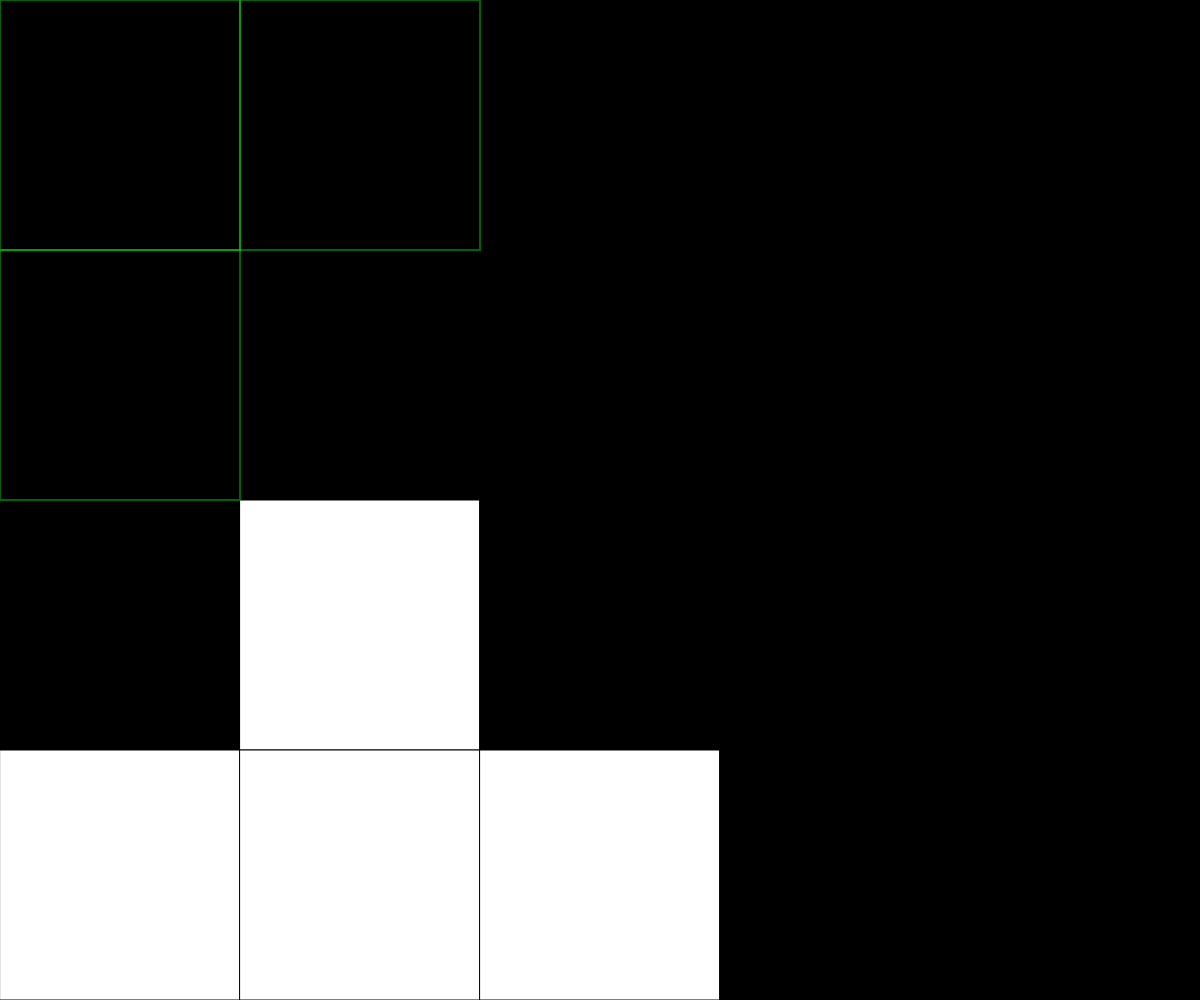
Frame 1 (no input)
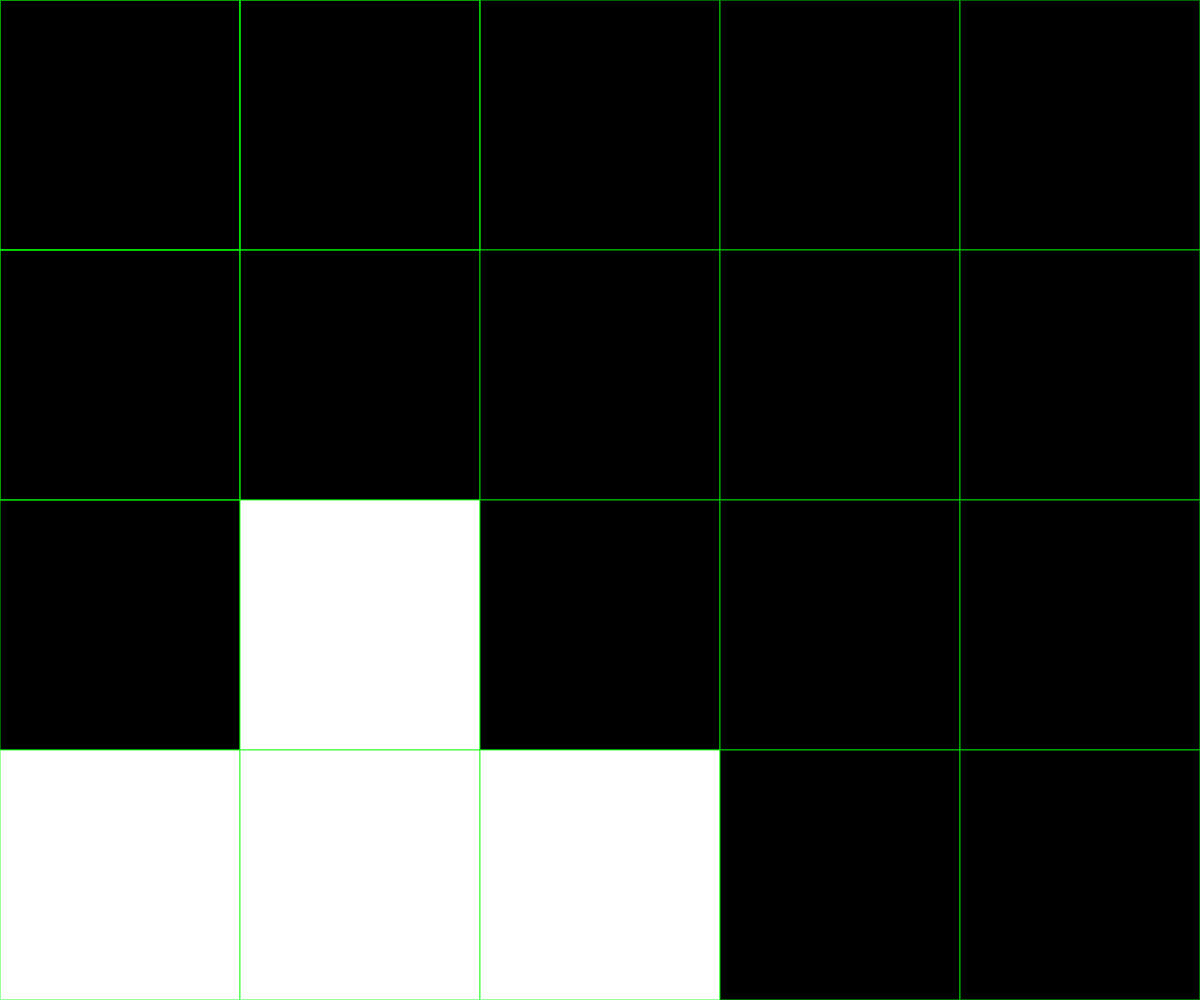
Frame 60 (no input)
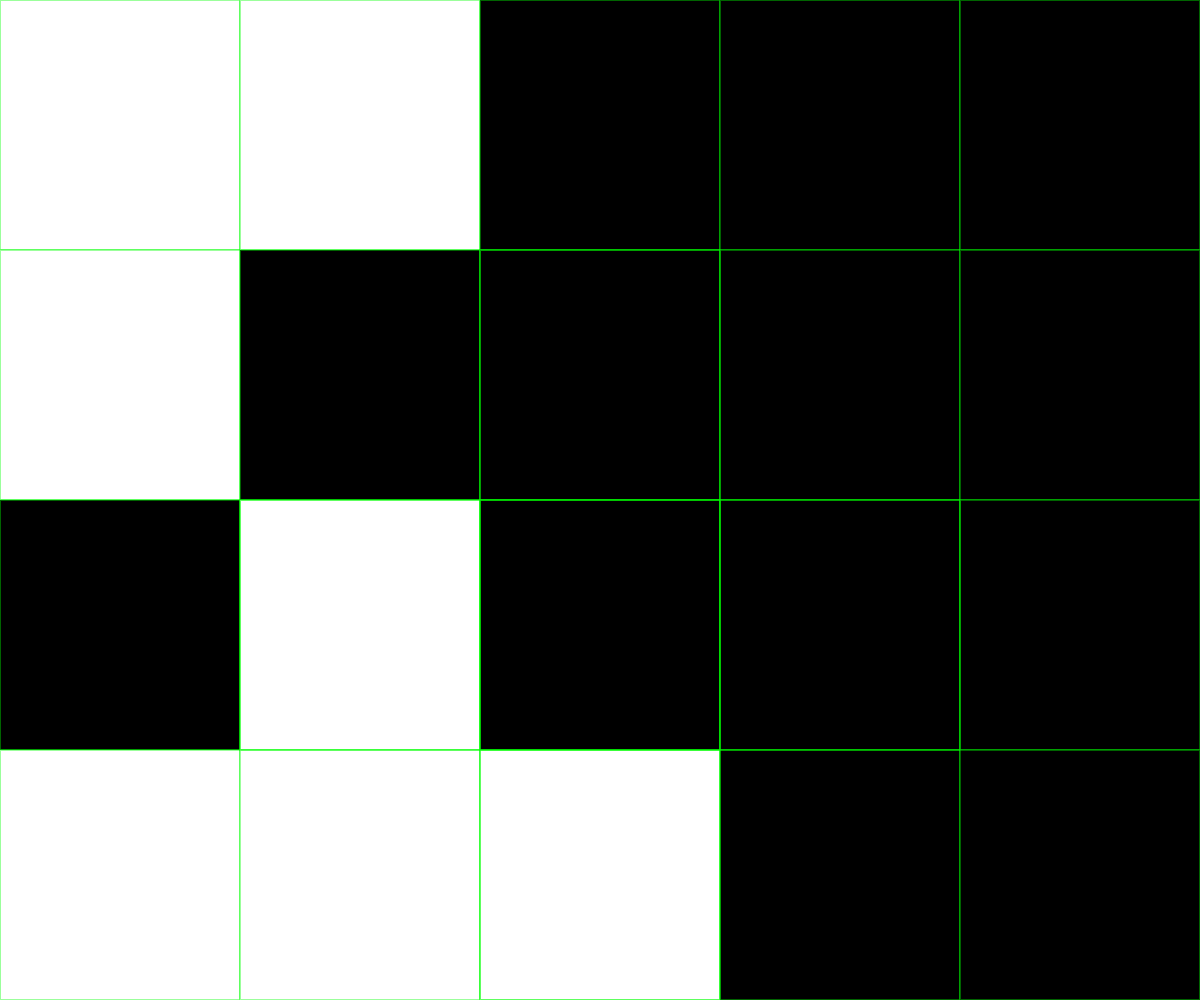
Frame 120 (the mouse pressed at the canvas centre since frame 60)

The p5.js sketch that drew these frames (run headless with seeded random() and noise() and a simulated clock; from frame 60 on, the mouse is pressed at the canvas centre):

// p5.js sketch
// ── sketch.js
// Puzzle Game
// 
// Date
//
// Extra for Experts:
// - describe what you did to take this project "above and beyond"


//Insert your Comment Header here.
let NUM_ROWS = 4;
let NUM_COLS = 5;
let rectWidth, rectHeight;
let currentRow, currentCol;
let gridData = [
  [0, 0, 0, 0, 0],
  [0, 0, 0, 0, 0],
  [0, 255, 0, 0, 0],
  [255, 255, 255, 0, 0]
];
let flipMode = "cross"; // 初始翻转模式：十字形 ("cross") 或方块形 ("square")

function setup() {
  // 创建与窗口大小匹配的画布，确保宽高比接近正方形
  createCanvas(windowWidth, windowHeight);
  rectWidth = width / NUM_COLS;
  rectHeight = height / NUM_ROWS;
}

function draw() {
  background(220);
  determineActiveSquare(); // 确定鼠标所在的单元
  drawGrid(); // 绘制网格和覆盖层
}

function mousePressed() {
  // 根据当前模式执行翻转
  if (flipMode === "cross") {
    // 十字形模式：翻转当前单元及其上下左右相邻单元
    flip(currentCol, currentRow);
    flip(currentCol - 1, currentRow);
    flip(currentCol + 1, currentRow);
    flip(currentCol, currentRow - 1);
    flip(currentCol, currentRow + 1);
  } else if (flipMode === "square") {
    // 方块模式：翻转当前单元及其周围3x3区域
    for (let dx = -1; dx <= 1; dx++) {
      for (let dy = -1; dy <= 1; dy++) {
        flip(currentCol + dx, currentRow + dy);
      }
    }
  }
}

function flip(col, row) {
  // 翻转指定位置的单元值（0变为255，255变为0），并检查边界
  if (col >= 0 && col < NUM_COLS) {
    if (row >= 0 && row < NUM_ROWS) {
      if (gridData[row][col] === 0) gridData[row][col] = 255;
      else gridData[row][col] = 0;
    }
  }
}

function determineActiveSquare() {
  // 每帧计算鼠标所在的行和列
  currentRow = int(mouseY / rectHeight);
  currentCol = int(mouseX / rectWidth);
}

function drawGrid() {
  // 绘制网格，填充颜色根据 gridData
  for (let x = 0; x < NUM_COLS; x++) {
    for (let y = 0; y < NUM_ROWS; y++) {
      fill(gridData[y][x]);
      rect(x * rectWidth, y * rectHeight, rectWidth, rectHeight);
    }
  }

  // 添加覆盖层，突出显示受影响的单元
  if (currentRow >= 0 && currentRow < NUM_ROWS && currentCol >= 0 && currentCol < NUM_COLS) {
    noFill();
    stroke(0, 255, 0, 100); // 绿色半透明边框
    strokeWeight(2);

    if (flipMode === "cross") {
      // 十字形覆盖层：当前单元及上下左右
      rect(currentCol * rectWidth, currentRow * rectHeight, rectWidth, rectHeight); // 当前单元
      if (currentCol - 1 >= 0) rect((currentCol - 1) * rectWidth, currentRow * rectHeight, rectWidth, rectHeight); // 左
      if (currentCol + 1 < NUM_COLS) rect((currentCol + 1) * rectWidth, currentRow * rectHeight, rectWidth, rectHeight); // 右
      if (currentRow - 1 >= 0) rect(currentCol * rectWidth, (currentRow - 1) * rectHeight, rectWidth, rectHeight); // 上
      if (currentRow + 1 < NUM_ROWS) rect(currentCol * rectWidth, (currentRow + 1) * rectHeight, rectWidth, rectHeight); // 下
    } else if (flipMode === "square") {
      // 方块形覆盖层：3x3区域
      for (let dx = -1; dx <= 1; dx++) {
        for (let dy = -1; dy <= 1; dy++) {
          if (currentCol + dx >= 0 && currentCol + dx < NUM_COLS && currentRow + dy >= 0 && currentRow + dy < NUM_ROWS) {
            rect((currentCol + dx) * rectWidth, (currentRow + dy) * rectHeight, rectWidth, rectHeight);
          }
        }
      }
    }
  }
}

function keyPressed() {
  // 按空格键切换翻转模式
  if (key === ' ') {
    flipMode = (flipMode === "cross") ? "square" : "cross";
    console.log("翻转模式切换至: " + flipMode);
  }
}















function cheaterClick(){
  if (keyIsDown(SHIFT)){
    flip(currentCol, currentRow);
    return true;
  }
  return false;
}




function checkWin(){
  let firstState = gridData[0][0];
  for (let r = 0; r < NUM_ROWS; r++){
    for(let c = 0; c < NUM_COLS; c++){
      if (gridData[r][c] !== firstState){
        return false;
      }
    }
  }
  return true;
}




function randomStartingBoard(){
  for (let r = 0; r < NUM_ROWS; r++){
    for(let c = 0; c < NUM_COLS; c++){
      gridData[r][c] = floor(random(2)) * 255;
    }
  }
}
